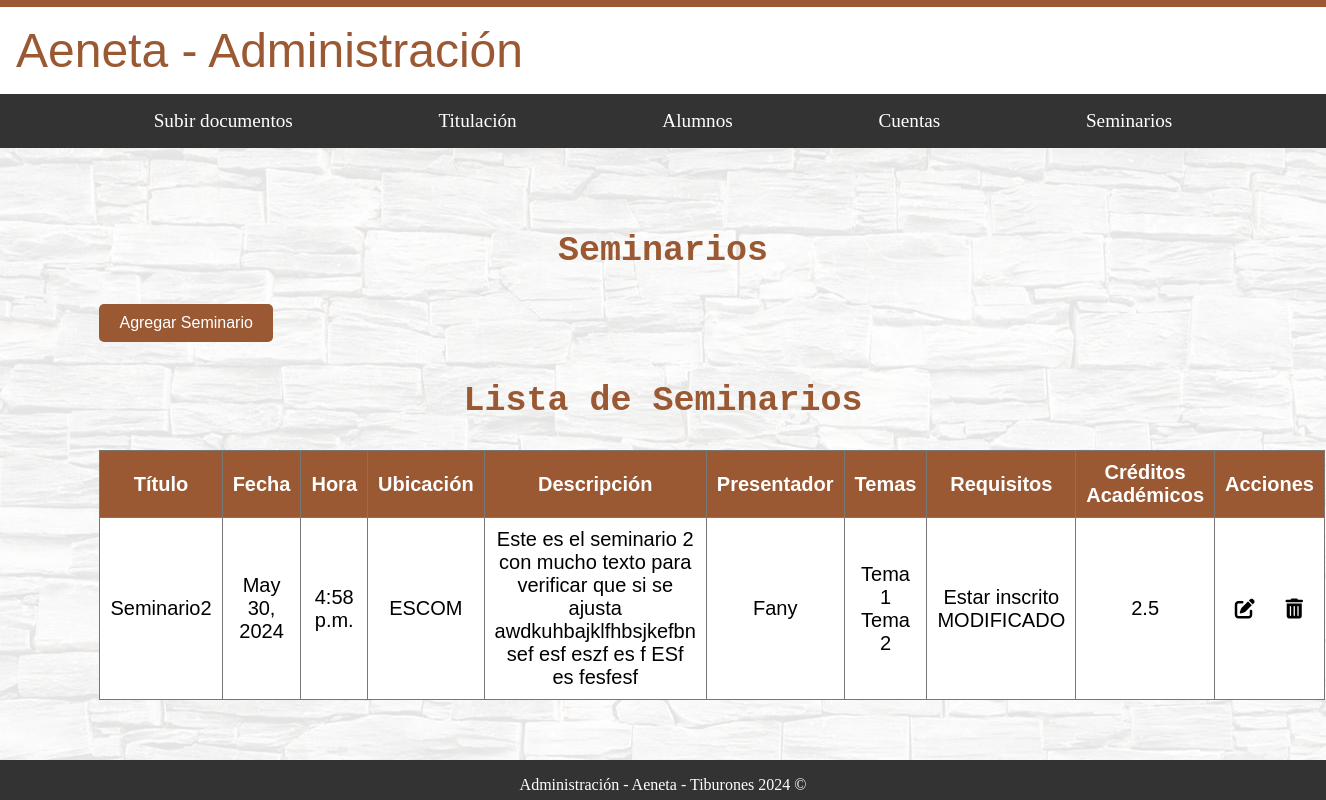
/administracion/seminarios/, run on the app's committed database.
### administracion/models.py (models this page shows, shortened)
class Seminario(models.Model):
    titulo = models.CharField(max_length=200)
    fecha = models.DateField()
    hora = models.TimeField()
    ubicacion = models.CharField(max_length=200)
    descripcion = models.TextField()
    presentador = models.CharField(max_length=100)
    temas = models.TextField()
    requisitos = models.TextField()
    creditos_academicos = models.DecimalField(max_digits=3, decimal_places=1)

### administracion/views.py (the view)
# urls.py: path('seminarios/', views.seminarios, name='seminarios'),
def seminarios(request):
    if request.method == 'POST':
        form = SeminarioForm(request.POST)
        if form.is_valid():
            form.save()
            return redirect('administracion:seminarios')
        else:
            print("Errores en el formulario:", form.errors)  # Imprime los errores del formulario si no es válido
    else:
        form = SeminarioForm()
    seminarios = Seminario.objects.all()
    return render(request, 'administracion/seminarios.html', {'form': form, 'seminarios': seminarios})

### administracion/forms.py (called while the page is built, shortened)
    def format_value(self, value):
        if value is None:
            return ''

### administracion/templates/administracion/seminarios.html (shortened to what this page needs)
{% extends "base_generic_Administracion.html" %}
{% block content %}
  <div id="fondo">
    <div class="contenedor_principal letra_texto">
      <h1 class="letra_titulos">Seminarios</h1>
      <button id="agregarSeminarioBtn" class="btn btn-success">Agregar Seminario</button>
      <h2 class="letra_titulos">Lista de Seminarios</h2>
      <table class="table table-striped">
        <thead>
          <tr>
            <th>Título</th>
            <th>Fecha</th>
            <th>Hora</th>
            <th>Ubicación</th>
            <th>Descripción</th>
            <th>Presentador</th>
            <th>Temas</th>
            <th>Requisitos</th>
            <th>Créditos Académicos</th>
            <th>Acciones</th>
          </tr>
        </thead>
        <tbody>
          {% for seminario in seminarios %}
          <tr>
            <td>{{ seminario.titulo }}</td>
            <td>{{ seminario.fecha }}</td>
            <td>{{ seminario.hora }}</td>
            <td>{{ seminario.ubicacion }}</td>
            <td>{{ seminario.descripcion }}</td>
            <td>{{ seminario.presentador }}</td>
            <td>{{ seminario.temas }}</td>
            <td>{{ seminario.requisitos }}</td>
            <td>{{ seminario.creditos_academicos }}</td>
            <td class="acciones">
              <div>
                <a href="{% url 'administracion:editar_seminario' seminario.id %}" class="icon-link">
                  <i class="fas fa-edit"></i>
                </a>
                <a href="{% url 'administracion:eliminar_seminario' seminario.id %}" class="icon-link">
                  <i class="fas fa-trash-alt"></i>
                </a>
              </div>
            </td>
          </tr>
          {% endfor %}
        </tbody>
      </table>
    </div>
  </div>
{% endblock %}

### administracion/static/styles/home_administracion.css (style rules this page uses)
html { margin: 0; padding: 0; overflow-x: hidden; box-sizing: border-box; }
.header-flex-container, #fondo, footer { width: 100%; max-width: 100%; box-sizing: border-box; }
body { margin: 0; padding: 0; min-height: 100vh; display: flex; flex-direction: column; }
.header-flex-container, #fondo, footer { width: 100%; }
#fondo { position: relative; flex: 1; display: flex; flex-direction: column; justify-content: center; }
#fondo::before { content: ''; background-image: url('/static/image_admin/fondos_admin/Fondo.jpg'); opacity: 0.1; top: 0; left: 0; bottom: 0; right: 0; position: absolute; z-index: -1; }
.contenedor_principal { position: relative; margin: auto; width: 85%; z-index: 2; padding: 10px; }
.letra_titulos { font-family: monospace; color: #9A5933; font-size: 35px; text-align: center; }
.letra_texto { font-family: sans-serif; color: black; font-size: 20px; text-align: justify; }

### administracion/static/styles/subirDoc.css (style rules this page uses)
.contenedor_principal { position: relative; margin: auto; width: 85%; z-index: 2; padding: 10px; }
.letra_titulos { font-family: monospace; color: #9A5933; font-size: 35px; text-align: center; }
.letra_texto { font-family: sans-serif; color: black; font-size: 20px; text-align: justify; }

### administracion/static/styles/alumno.css (style rules this page uses)
table { width: 100%; border-collapse: collapse; background-color: white; }
table th, table td { border: 1px solid #777777; padding: 10px; text-align: center; }
thead th { background-color: #9A5933; color: #fff; }

### administracion/templates/administracion/seminarios.html (style rules this page uses)
.btn { padding: 10px 20px; margin: 10px 0; border: none; border-radius: 5px; text-decoration: none; color: white; display: inline-block; font-size: 16px; }
.btn-success { background-color: #9A5933; align-items: center; }
.acciones { justify-content: center; align-items: center; height: 100%; }
.acciones div { display: flex; justify-content: center; align-items: center; gap: 10px; height: 100%; }
.icon-link { color: inherit; text-decoration: none; display: flex; align-items: center; justify-content: center; background: none; border: none; padding: 5px; height: 100%; }
.icon-link { color: inherit; text-decoration: none; display: flex; align-items: center; justify-content: center; background: none; border: none; padding: 5px; height: 100%; width: 100%; }
.icon-link i { font-size: 20px; cursor: pointer; }

### data on the page
Seminario: titulo "Seminario2", fecha "May 30, 2024", hora "4:58 p.m.", ubicacion "ESCOM", descripcion "Este es el seminario 2 con mucho texto para verificar que si se ajusta awdkuhbajklfhbsjkefbn sef esf eszf es f ESf es fesfesf", presentador "Fany", temas "Tema 1 Tema 2", requisitos "Estar inscrito MODIFICADO", creditos_academicos "2.5"
